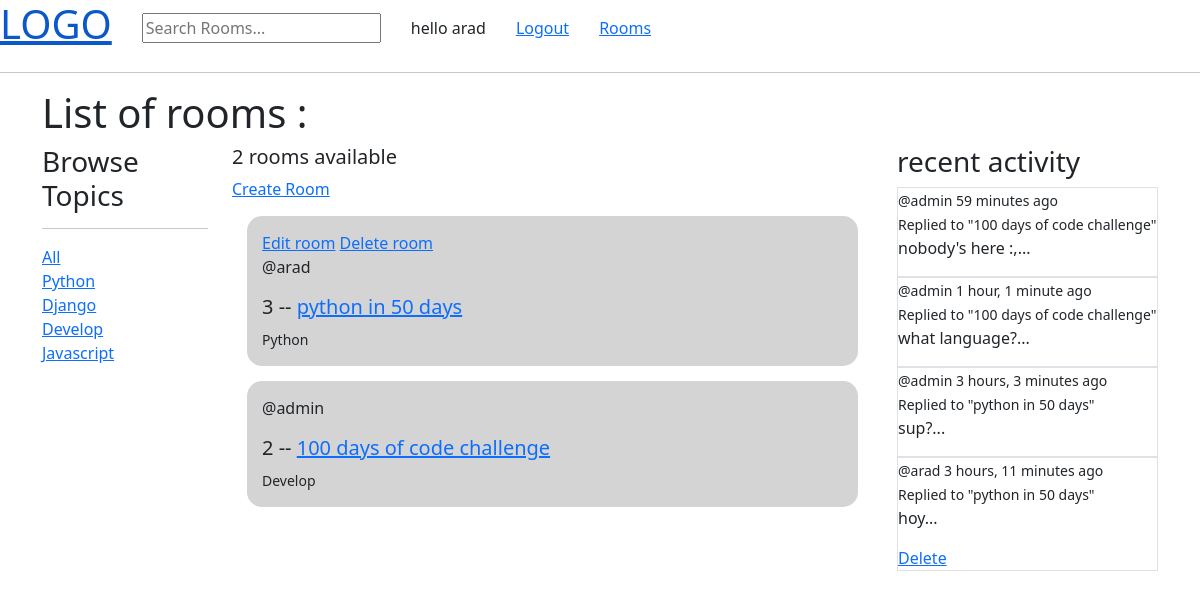
Screenshot of /rooms/ (signed in) with the database file from the repository.
### base/models.py (models this page shows)
class Topic(models.Model):
    name = models.CharField(max_length=255)
    def __str__(self):
        return self.name

class Room(models.Model):
    host = models.ForeignKey(User, on_delete=models.SET_NULL, null=True)
    topic = models.ForeignKey(Topic, on_delete=models.SET_NULL, null=True)
    name = models.CharField(max_length=255)
    description = models.TextField(null=True, blank=True)
    members = models.ManyToManyField(User, related_name='members', blank=True)
    updated = models.DateTimeField(auto_now=True)
    created = models.DateTimeField(auto_now_add=True)
    class Meta:
        ordering = ['-updated', '-created']
    def __str__(self):
        return self.name

class RoomMessage(models.Model):
    user = models.ForeignKey(User, on_delete=models.CASCADE)
    room = models.ForeignKey(Room, on_delete=models.CASCADE)
    text = models.TextField()
    updated = models.DateTimeField(auto_now=True)
    created = models.DateTimeField(auto_now_add=True)
    class Meta:
        ordering = ['-updated', '-created']
    def __str__(self):
        return self.text[:50] + '...'

### base/views.py (the view)
# urls.py: path("rooms/", views.rooms, name="rooms"),
def rooms(request):
    search = request.GET.get('search', '')
    if search:
        room_list = Room.objects.filter(
            Q(topic__name__icontains=search) |
            Q(name__icontains=search) |
            Q(description__icontains=search)
        )
    else:
        room_list = Room.objects.all()
    topics = get_list_or_404(Topic)
    room_messages = RoomMessage.objects.filter(Q(room__name__icontains=search) | Q(room__topic__name__icontains=search))
    return render(request, 'base/rooms.html', {
        'rooms': room_list,
        'topics': topics,
        'search': search,
        'room_messages': room_messages,
    })

### base/templates/base/rooms.html (shortened to what this page needs)
{% extends 'layout.html' %}
{% block content %}
<h1>List of rooms :</h1>
<div class="row">
    <div class="col col-2">
        {% include 'base/topics_component.html'%}
    </div>
    <div class="col col-7">
        <h5>{{ rooms.count }} rooms available</h5>
        {% if request.user.is_authenticated %}
        <a href="{% url 'base:create' %}">Create Room</a>
        {% endif %}
        {% include 'base/rooms_component.html'%}
    </div>
    <div class="col col-3">
        {% include 'base/activity_component.html'%}
    </div>
</div>
{% endblock %}

### templates/nav.html
<div class="d-flex align-items-center" style="gap:30px">
    <a href="/">
        <h1>LOGO</h1>
    </a>
    <form action="{% url 'base:rooms' %}">
        <input placeholder="Search Rooms..." name="search" type="text">
    </form>
    {% if request.user.is_authenticated %}
    hello {{ request.user.username }}
    <a href="{% url 'base:logout' %}">Logout</a>
    {% else %}
    <a href="{% url 'base:login' %}">Login</a>
    {% endif %}
    <a href="{% url 'base:rooms' %}">Rooms</a>
</div>
<hr>

### base/templates/base/topics_component.html
<h3>Browse Topics</h3>
<hr>
<div>
    <a href="{% url 'base:rooms' %}">All</a>
</div>
{% for topic in topics %}
<div>
    <a href="{% url 'base:rooms' %}?search={{topic}}">{{ topic }}</a>
</div>
{% endfor %}

### base/templates/base/rooms_component.html
{% for room in rooms %}
<div style="background:#77777750; border 2px solid #44444450; border-radius:15px;margin: 15px;padding:15px">
    {% if room.host.id == request.user.id %}
    <a href="{% url 'base:edit' room.id %}">Edit room</a>
    <a href="{% url 'base:delete-room' room.id %}">Delete room</a>
    {% endif %}
    <p>@{{ room.host.username }}</p>
    <h5>{{ room.id }} -- <a href="{% url 'base:room' room.id %}">{{ room.name }}</a></h5>
    <small>{{ room.topic }}</small>
</div>
{% endfor %}

### base/templates/base/activity_component.html
<h3>recent activity</h3>
{% for msg in room_messages%}
<div class="border">
    <small>@{{ msg.user }} {{ msg.created|timesince }} ago</small>
    <br>
    <small>Replied to "{{ msg.room }}"</small>
    <p>{{ msg }}</p>
    {% if request.user == msg.user %}
    <a href="{% url 'base:delete-msg' msg.id %}">Delete</a>
    {%endif%}
</div>
{%endfor%}

### rows the page displays
Topic: name "Python"
Topic: name "Django"
Topic: name "Develop"
Topic: name "Javascript"
Room: shows "Edit room", host.username "arad", id "3", name "python in 50 days", topic "Python"
Room: host.username "admin", id "2", name "100 days of code challenge", topic "Develop"
RoomMessage: user "admin", created "59 minutes", room "100 days of code challenge", text "nobody's here :,..."
RoomMessage: user "admin", created "1 hour, 1 minute", room "100 days of code challenge", text "what language?..."
RoomMessage: user "admin", created "3 hours, 3 minutes", room "python in 50 days", text "sup?..."
RoomMessage: user "arad", created "3 hours, 11 minutes", room "python in 50 days", text "hoy...", shows "Delete"

### other values shown
{{ request.user.username }} "arad"
{{ rooms.count }} "2"
